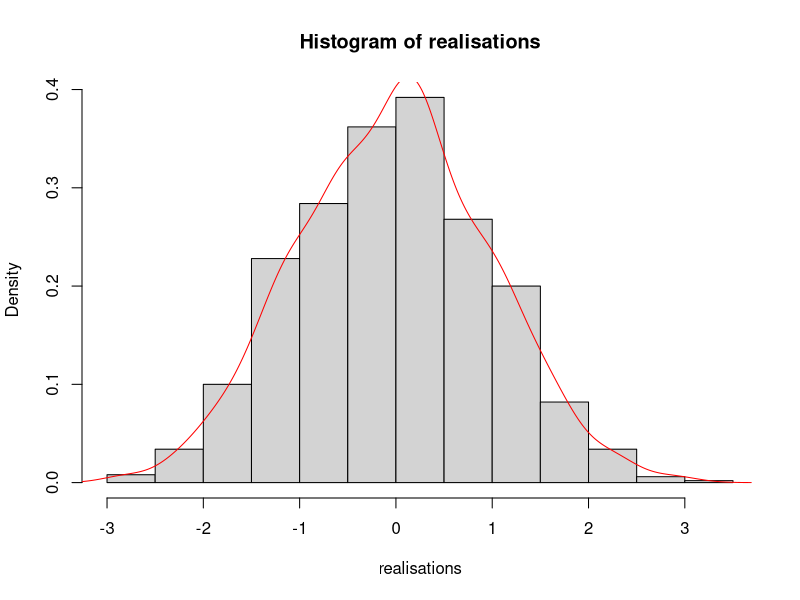
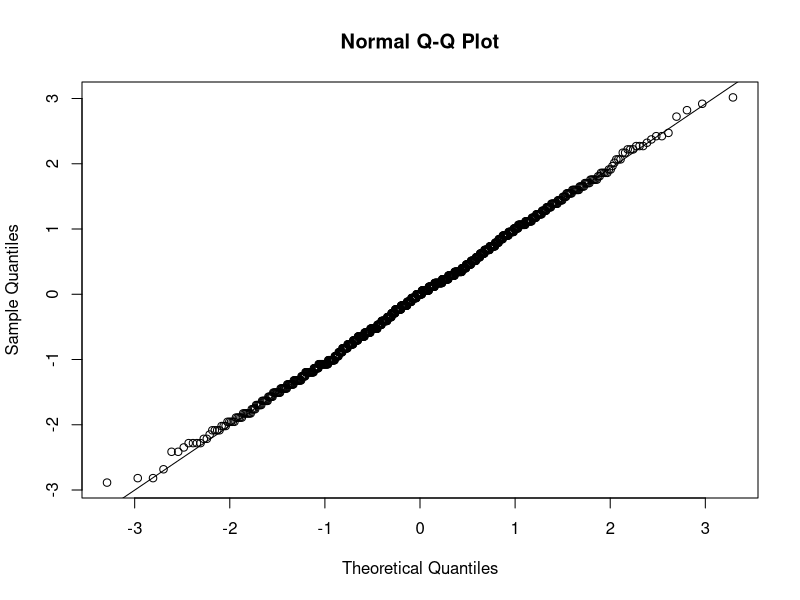
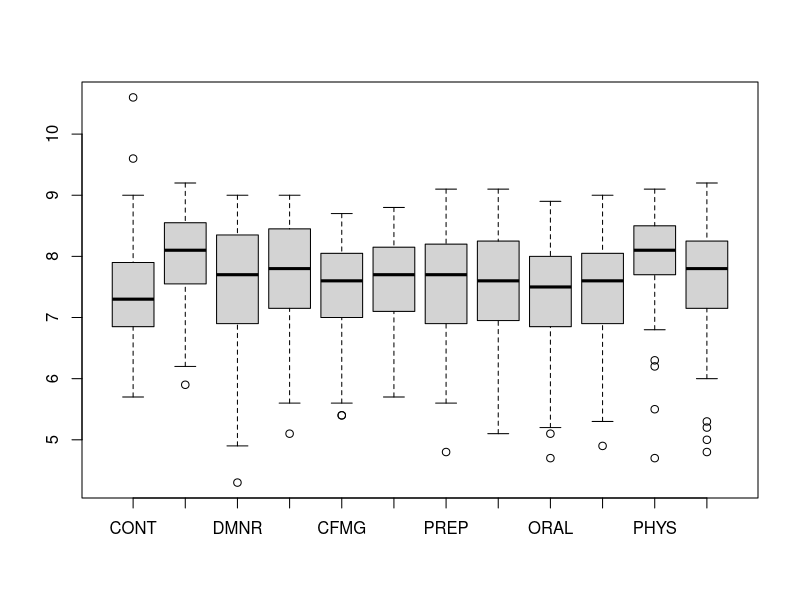
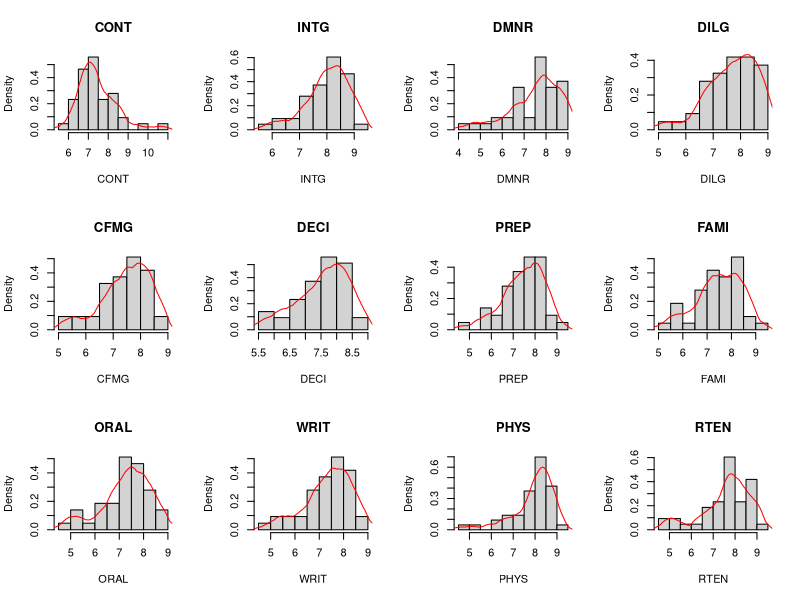
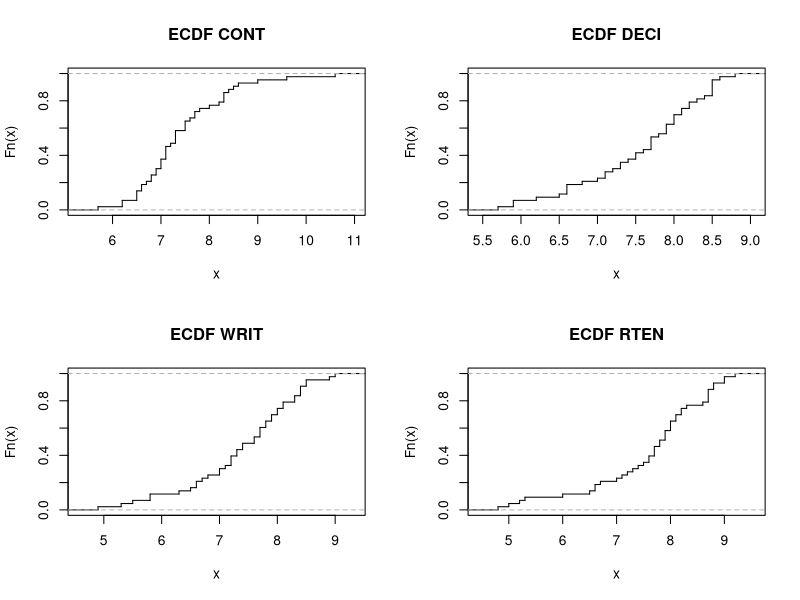
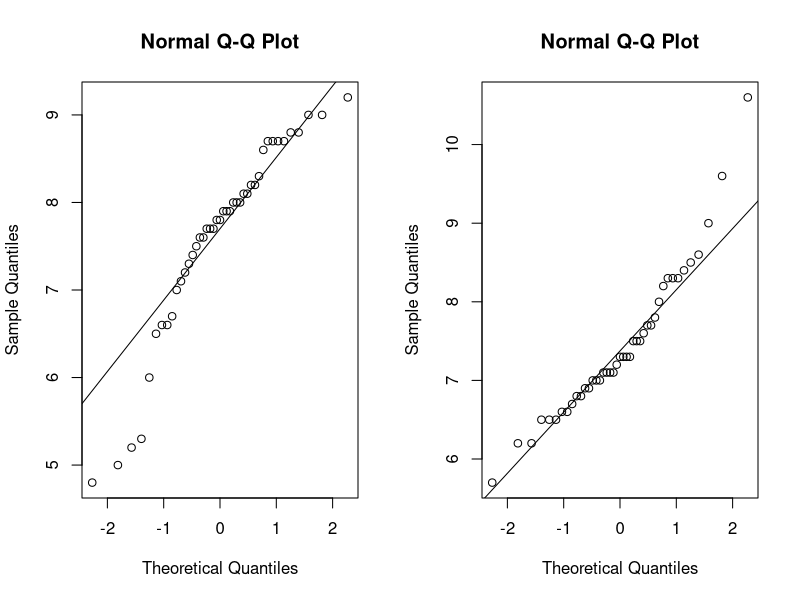
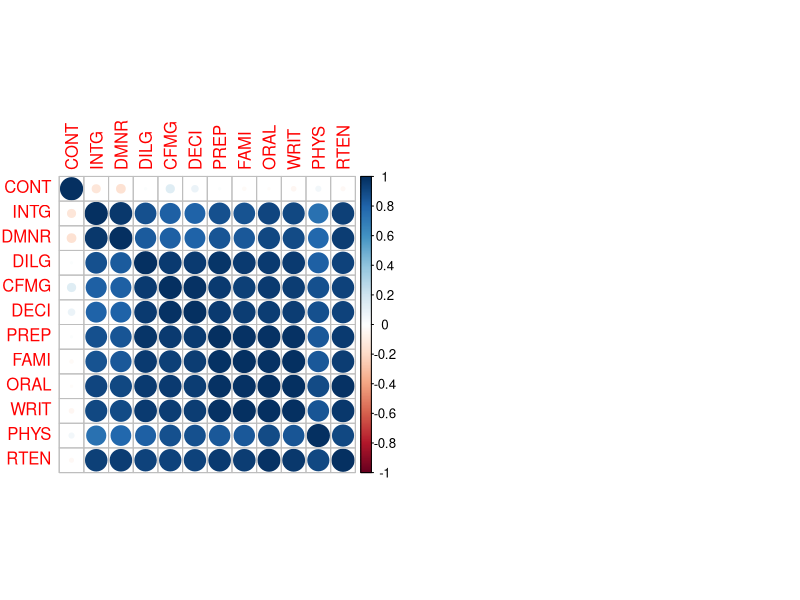
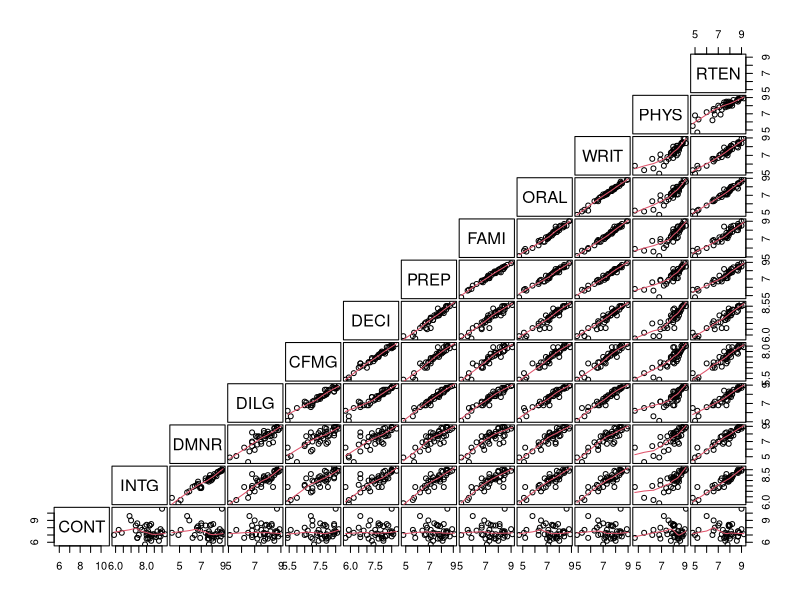

These figures' R source, in order:
## ---- chunk 1
knitr::opts_chunk$set(echo = TRUE)
## ---- chunk 2
estim <- function(x, theta){
  n <- length(x)
  est <- sqrt(n) * (mean(x) - theta) / sqrt(mean(x))
  return(est)
  }
## ---- chunk 3
set.seed(23)
Nattempts = 1e3
nsample = 100
theta = 3

samples <- lapply(1:Nattempts, function(i) rpois(nsample, theta))
realisations <- sapply(samples, function(x) estim(x, theta))

hist(realisations, probability = TRUE)
d = density(realisations, kernel='gaussian')
lines(d, col = 'red')
## ---- chunk 4
qqnorm(realisations)
qqline(realisations)
## ---- chunk 5
data(USJudgeRatings)
## ---- chunk 6
str(USJudgeRatings)
## ---- chunk 7
dim(USJudgeRatings)
## ---- chunk 8
library(knitr)
library(kableExtra)
kable(USJudgeRatings, 'latex', caption = "Ratings of US judges", booktabs = T) %>%
  kable_styling(latex_options = "striped", font_size = 6.5)
## ---- chunk 9
colnames(USJudgeRatings)
## ---- chunk 10
sum(is.na(USJudgeRatings))
## ---- chunk 11
summary(USJudgeRatings)
## ---- chunk 12
Outvals = boxplot(USJudgeRatings)
## ---- chunk 13
cat('The judge with the largest number of contacts of lawyer is judge', 
    rownames(USJudgeRatings)[which.max(USJudgeRatings$CONT)], '\n',
    'with a number of', max(USJudgeRatings$CONT), 'contacts.')
## ---- chunk 14
cat('The judge with the highest rating for worthiness of retention is judge', 
    rownames(USJudgeRatings)[which.max(USJudgeRatings$RTEN)], '\n',
    'with a rating of', max(USJudgeRatings$RTEN))
## ---- chunk 15
USJudgeRatings[which.max(USJudgeRatings$RTEN),]
## ---- chunk 16
cat('The judge with the lowest rating for worthiness of retention is judge', 
    rownames(USJudgeRatings)[which.min(USJudgeRatings$RTEN)], '\n',
    'with a rating of', min(USJudgeRatings$RTEN))
## ---- chunk 17
USJudgeRatings[which.min(USJudgeRatings$RTEN),]
## ---- chunk 18
par(mfrow=c(3,4))
for (var in colnames(USJudgeRatings)) {
  hist(USJudgeRatings[, var], main=var, probability=TRUE, xlab=var)
d = density(USJudgeRatings[, var], kernel = 'o', bw = 0.3)
lines(d, col="red")}
## ---- chunk 19
par(mfrow=c(2,2))
plot(ecdf(USJudgeRatings$CONT), verticals = TRUE, do.points = FALSE, main = "ECDF CONT")
plot(ecdf(USJudgeRatings$DECI), verticals = TRUE, do.points = FALSE, main = "ECDF DECI")
plot(ecdf(USJudgeRatings$WRIT), verticals = TRUE, do.points = FALSE, main = "ECDF WRIT")
plot(ecdf(USJudgeRatings$RTEN), verticals = TRUE, do.points = FALSE, main = "ECDF RTEN")
## ---- chunk 20
par(mfrow=c(1,2))
qqnorm(USJudgeRatings$RTEN)
qqline(USJudgeRatings$RTEN)

qqnorm(USJudgeRatings$CONT)
qqline(USJudgeRatings$CONT)
## ---- chunk 21
round(var(USJudgeRatings), 2)
## ---- chunk 22
round(sqrt(diag(var(USJudgeRatings))),2)
cat('The smallest standard deviation is: ', min(round(sqrt(diag(var(USJudgeRatings))),2)), '\n')
cat('The largest standard deviation is: ', max(round(sqrt(diag(var(USJudgeRatings))),2)))
## ---- chunk 23
round(cor(USJudgeRatings),2)
## ---- chunk 24
library(corrplot)
corrplot(cor(USJudgeRatings))
## ---- chunk 25
pairs(USJudgeRatings, gap=1/5, lower.panel = panel.smooth, upper.panel = NULL, row1attop=FALSE)
## ---- chunk 26
library(e1071)
skewness(USJudgeRatings$DILG)
skewness(USJudgeRatings$PREP)
skewness(USJudgeRatings$FAMI)
skewness(USJudgeRatings$RTEN)
## ---- chunk 27
kurtosis(USJudgeRatings$DECI)
kurtosis(USJudgeRatings$PREP)
kurtosis(USJudgeRatings$FAMI)
kurtosis(USJudgeRatings$RTEN)
## ---- chunk 28
n = 43
alpha = 0.05
moy = mean(USJudgeRatings$RTEN)
t = qt(1-alpha/2, df=n-1)
S = sqrt(sum((USJudgeRatings$RTEN - moy)^2)/(n-1))
CI = c(moy - (t * S) / (sqrt(n-1)), moy + (t * S) / (sqrt(n-1)))
print(CI)
## ---- chunk 29
n = 43
alpha = 0.05
moy = mean(USJudgeRatings$RTEN)
z = qnorm(1-alpha/2)
S = sqrt(sum((USJudgeRatings$RTEN - moy)^2)/(n-1))
CI = c(moy - (z * S) / (sqrt(n)), moy + (z * S) / (sqrt(n)))
print(CI)
